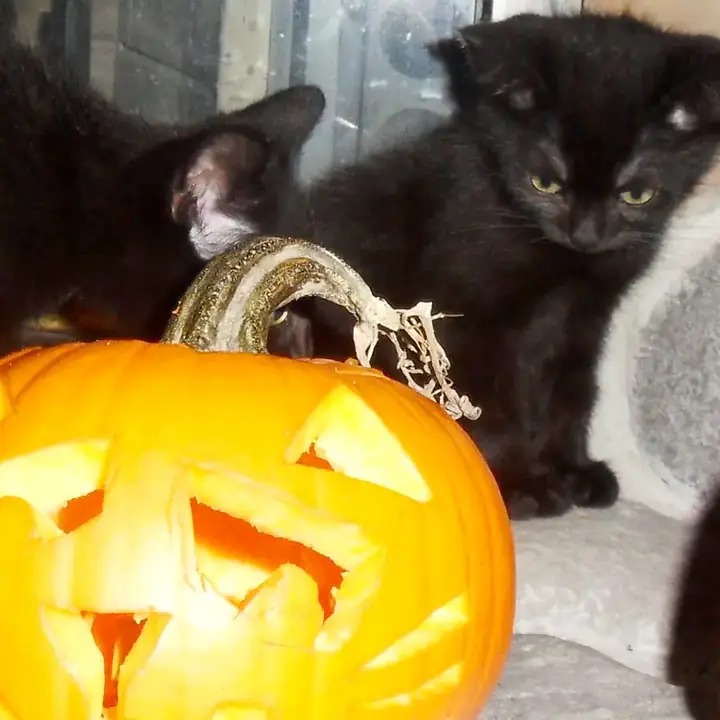
#> input picture assets/promo/cats/a.webp, 720 x 720 px
$ python -i imposter_gen.py   (imports and definitions only)
#> lines starting #> are read from the running program, lines starting #| are printed output that depends on the picture
#> further down, picture is the input picture: PIL image 720x720 RGB; mean R, G, B 148, 127.1, 71.2
#!/usr/bin/env python3
"""Imposter: Spot the AI daily case generator.

Builds one case per date: 6 rounds, each 3 real Wikimedia Commons photos plus
1 AI imposter from the imposter-gen Worker (Workers AI flux-1-schnell).

Non-interactive and idempotent: rerun it any time. It skips finished days,
resumes a half-built day round by round, stays under the free Workers AI
budget (DAILY_NEURON_CAP per UTC day) and always exits 0 unless the setup
itself is broken (missing secret or seasons file), so a nightly job can run it.

Everything that maps a card to real/AI lives in private/ (gitignored). The
repo is public; never move that state anywhere that gets committed.

  python3 gen/imposter_gen.py                       # seed nearest dates first
  python3 gen/imposter_gen.py --from 2026-10-11 --until 2026-11-24
  python3 gen/imposter_gen.py --status
  python3 gen/imposter_gen.py --redo 2026-10-12:3   # new reals + new AI
  python3 gen/imposter_gen.py --redo-ai 2026-10-12:3
  python3 gen/imposter_gen.py --swap 2026-10-12:3:B # replace one real photo
  python3 gen/imposter_gen.py --sheets              # rebuild contact sheets
  python3 gen/imposter_gen.py --apply-vetoes        # swap photos Tony marked bad
  python3 gen/imposter_gen.py --upload-review       # refresh the review page
  python3 gen/imposter_gen.py --prefetch            # fetch pools for seasons in range
  python3 gen/imposter_gen.py --packs               # Case Packs, with what the daily run left
  python3 gen/imposter_gen.py --pack-status         # per pack: generated / approved
  python3 gen/imposter_gen.py --pack-sheets wildlife
  python3 gen/imposter_gen.py --pack-approve wildlife:1,2,3
  python3 gen/imposter_gen.py --pack-redo wildlife:4:2   # case 4, round 2: new photos + new AI

Real photos are approved automatically by a Workers AI vision model (through
the gen Worker) the first time they are considered; photos a human already
passed stay approved. --no-vision falls back to human-approved photos only.
The nightly GitHub Action (.github/workflows/nightly.yml) runs all of this.
"""
import argparse
import datetime as dt
import hashlib
import html
import io
import json
import math
import os
import random
import re
import secrets
import struct
import sys
import time
import urllib.error
import urllib.parse
import urllib.request
from pathlib import Path

from PIL import Image, ImageChops, ImageCms, ImageDraw, ImageFilter, ImageOps, ImageStat

ROOT = Path(__file__).resolve().parent.parent
PRIV = ROOT / "private"
STATE_PATH = PRIV / "state.json"
POOLS = PRIV / "pools"
RAW = PRIV / "raw"
IMG = PRIV / "img"
SHEETS = PRIV / "sheets"
REVIEW = PRIV / "review"
SEASONS_PATH = ROOT / "gen" / "seasons.json"
PACKS_PATH = ROOT / "gen" / "packs.json"
PACK_SHEETS = SHEETS / "packs"

W, H = 960, 720           # every card, real or AI (flux gives 1024, so no upscaling)
QUALITY = 70              # one WebP quality for every card
MAX_REAL_BYTES = 165_000  # skip very detailed photos so a day stays light
NEURONS_PER_IMAGE = 120   # measured: 85 images used the 10,000 free neurons (2026-10-11)
DAILY_NEURON_CAP = int(os.environ.get("IMPOSTER_NEURON_CAP", 9000))  # free tier is 10,000 per UTC day; Workers Paid bills past it
FIRST_DATE = dt.date(2026, 10, 11)
FIRST_CASE_NUMBER = 71
ROUNDS = 6
GEN_URL = os.environ.get("IMPOSTER_GEN_URL", "https://imposter-gen.human-number.workers.dev")
VISION_MODEL = os.environ.get("IMPOSTER_VISION_MODEL", "@cf/google/gemma-4-26b-a4b-it")
# USD per million tokens (input, output), from `wrangler ai models list`.
# Workers AI bills $0.011 per 1,000 neurons, which turns a call's token usage
# into the neurons it took from the free daily 10,000.
VISION_PRICES = {
    "@cf/google/gemma-4-26b-a4b-it": (0.1, 0.3),
    "@cf/meta/llama-4-scout-17b-16e-instruct": (0.27, 0.85),
    "@cf/meta/llama-3.2-11b-vision-instruct": (0.0485, 0.676),
    "@cf/mistralai/mistral-small-3.1-24b-instruct": (0.351, 0.555),
}
VISION_FALLBACK_NEURONS = 60   # charged when a call reports no usage
VISION_RESERVE = 80            # do not start a vision call with less left than this
REVIEW_AHEAD_DAYS = 46
UA = "ImposterGame/1.0 (https://github.com/islandmed/real-or-ai; content generator)"
COMMONS = "https://commons.wikimedia.org/w/api.php"
POOL_MAX_AGE_DAYS = 30

OK_LICENSE = re.compile(r"^(cc0|pd\b|pd-|public domain|cc-by-\d|cc-by-sa-\d|cc by \d|cc by-sa \d|cc-by-sa$|cc-by$)", re.I)
BAD_CATS = re.compile(
    r"painting|drawing|illustration|render|\bcgi\b|3d model|ai[- ]generated|artificial intelligence|midjourney|"
    r"stable diffusion|dall-e|watermark|\blogo|poster|screenshot|diagram|\bmaps?\b|engraving|lithograph|postcard|"
    r"clip ?art|cartoon|comic|digital art|photomontage|collage|composite|black and white|black-and-white|monochrome|"
    r"sepia|grayscale|greyscale|\bscan|infrared|hdr|tilt-shift|fisheye|panoram|stereo|anaglyph|x-ray|"
    r"(18\d\d|19[0-8]\d)s? photographs|photographs by .* in 19[0-8]|historical images|nude|nudity|corpse|dead bodies|refugee|famine|massacre|genocide|war graves|war cemeter|funeral|victims|memorial to|holocaust",
    re.I)
TAG = re.compile(r"<[^>]+>")


def log(*a):
    print(*a, flush=True)


def utc_today():
    return dt.datetime.now(dt.timezone.utc).date()


# ---------------------------------------------------------------- state

# [27 lines left out: functions load_json, save_json, load_state, not called in this run]


# IMPOSTER_AI=hf draws the AI images on Hugging Face's free FLUX.1-schnell
# ZeroGPU space instead of the Worker (needs gradio_client and an HF token in
# HF_TOKEN). Local runs only: it is how a day with no Workers AI quota left
# still makes cases. The Worker budget is then not touched.
HF_MODE = os.environ.get("IMPOSTER_AI", "").lower() == "hf"
HF_SPACE = "black-forest-labs/FLUX.1-schnell"
_hf = {"client": None, "gone": False}


# [35 lines left out: functions neurons_left, charge, budget_gone, load_seasons, season_for, not called in this run]


def season_start(date, season):
    m, d = map(int, season["start"].split("-"))
    return dt.date(date.year, m, d)


# [10 lines left out: functions theme_perm, planned_theme, not called in this run]


def case_number(date):
    return FIRST_CASE_NUMBER + (date - FIRST_DATE).days


# ---------------------------------------------------------------- Commons

# [11 lines left out: function http_get, not called in this run]


def clean(s):
    return html.unescape(TAG.sub("", s or "")).strip()


# [50 lines left out: functions search_pages, to_candidate, not called in this run]


def matches(c, theme):
    return bool(re.search(theme["match"], f"{c['title']} {c.get('cats', '')} {c['desc']}", re.I))


# [73 lines left out: functions strong, get_pool, open_image, crop_43, encode_card, not called in this run]


# ---------------------------------------------------------------- detail matching
# Real photos come from 1600 px Commons thumbnails (crisp after the downscale,
# with sensor grain); FLUX gives a smooth, grain-free 1024 px image. Left alone
# the AI card was the softest of the four in ~61% of rounds (gen/sharpness_audit.py).
# So every card of a round, real or AI, goes through the same steps:
#   1. the same light luminance grain (GRAIN_SIGMA);
#   2. a detail gain s on the band above a Gaussian of DETAIL_RADIUS:
#      s < 0 blends toward the blur (softer), s > 0 is an unsharp mask. A gain
#      scales fine and pixel-level detail together, so a softened photo keeps
#      the same fine/coarse balance a plain Gaussian blur would wreck;
#   3. s is searched so the card's detail, measured on the copy players get
#      (build.shrink_card: WebP, 720 px, WebP), lands on its slot in a narrow
#      band. The AI card's slot (softest .. sharpest) comes from a shuffled
#      bag of 0-3 drawn with the system RNG, the real photos keep their natural
#      order in the other slots. Sharpness then says nothing about which card
#      is the imposter. Nothing here depends on the date or the code alone.
GRAIN_SIGMA = 5.0       # effect_noise sigma, same for all four cards
DETAIL_RADIUS = 2.0     # px at 960 wide
DETAIL_BAND = 0.12      # log spacing between neighbouring slots (~13%)
DETAIL_PULL = 0.1       # band centre: from the AI's detail this far toward the reals' median
DETAIL_SOFT_MAX = 0.85  # most a card is blended toward its blur
DETAIL_SHARP_MAX = 0.8  # strongest unsharp mask (80%)
_SLOT_BAG = []


# [13 lines left out: functions add_grain, detail_gain, not called in this run]


_LAP = ImageFilter.Kernel((3, 3), [0, 1, 0, 1, -4, 1, 0, 1, 0], scale=1, offset=128)


def served_detail(im):
    """log detail of the copy players get: geometric mean of the FIND_EDGES
    and Laplacian variances after WebP -> 720 px -> WebP."""
    buf = io.BytesIO()
    im.save(buf, "WEBP", quality=QUALITY, method=4)
    x = Image.open(io.BytesIO(buf.getvalue())).resize((720, 540), Image.LANCZOS)
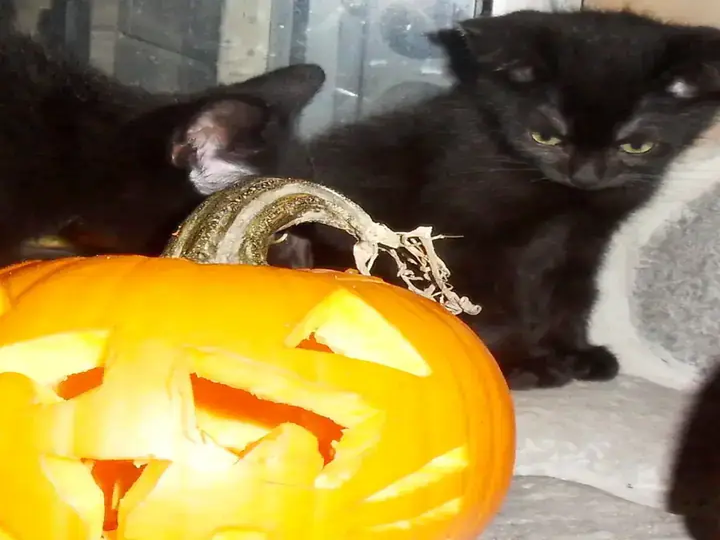
#> x: PIL image 720x540 RGB; mean R, G, B 147.7, 127.2, 71.1
    buf = io.BytesIO()
    x.save(buf, "WEBP", quality=70, method=4)
    g = Image.open(io.BytesIO(buf.getvalue())).convert("L")
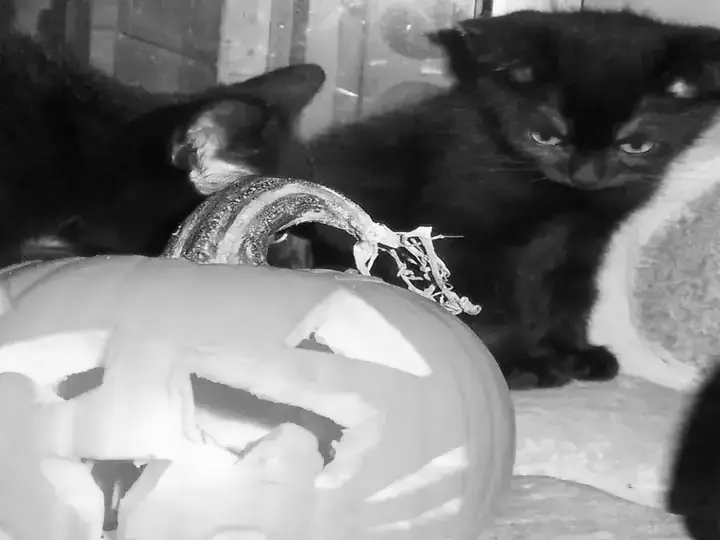
#> g: PIL image 720x540 L; min 4, max 255, mean 127
    e = ImageStat.Stat(g.filter(ImageFilter.FIND_EDGES)).var[0]
#> e = 717
    lap = ImageStat.Stat(g.filter(_LAP)).var[0]
#> lap = 263.5
    return 0.5 * (math.log(max(e, 1e-3)) + math.log(max(lap, 1e-3)))


# [72 lines left out: functions fit_detail, next_slot, match_detail, match_one, pad_webp, not called in this run]


def padded_size(sizes):
    base = max(sizes) + 8 + 18 + 16
    return (base + 1023) // 1024 * 1024


# [75 lines left out: functions image_ok, describe_light, ref_phrase, build_prompt, gen_ai_hf, gen_ai and 1 more, not called in this run]


# ---------------------------------------------------------------- vision approval
# A real photo is used only when it (a) clearly shows the theme, (b) is not a
# mushroom, ruin or tree growth standing in for it (the past failures), (c) is
# safe for a family audience and (d) is a photograph. Any doubt, any parse
# failure and any unexpected answer is a rejection.

# Off until the filter's false-approval rate is measured on Tony's hand-judged
# photos: IMPOSTER_VISION=on (repo variable for the Action) turns it on.
VISION_ON = os.environ.get("IMPOSTER_VISION", "off").lower() == "on"

VISION_SYSTEM = ("You are a strict photo editor for a family-friendly daily photo quiz. You look at one image and "
                 "answer only with the requested JSON. If you are unsure about anything, set confident to false.")

VISION_SCHEMA = {
    "type": "object",
    "properties": {
        "subject": {"type": "string"},
        "is_photograph": {"type": "boolean"},
        "shows_theme": {"type": "boolean"},
        "stand_in": {"type": "boolean"},
        "unsafe": {"type": "boolean"},
        "confident": {"type": "boolean"},
    },
    "required": ["subject", "is_photograph", "shows_theme", "stand_in", "unsafe", "confident"],
}

# Words in the model's own description of the subject that reject a photo
# whatever the booleans say.
VISION_DENY = re.compile(r"mushroom|fung|toadstool|\bruin|rubble|\bburl|\bgall\b|growth on|tree growth|\bblood|corpse|"
                         r"carcass|\bnude|naked|\bdead\b|injur|\bwound|drawing|painting|illustration|render", re.I)


# [96 lines left out: functions theme_brief, vision_prompt, vision_jpeg_b64, parse_verdict, verdict_ok, vision_neurons and 2 more, not called in this run]


def credit_for(c):
    return {"artist": c["artist"], "license": c["license"], "licenseUrl": c["licenseUrl"],
            "source": c["page"], "title": re.sub(r"^File:|\.[a-z]{3,4}$", "", c["title"], flags=re.I)}


# [64 lines left out: functions candidates, pick_reals, not called in this run]


def available(theme, state):
    return len(candidates(theme, state))


# [100 lines left out: functions make_ai, build_round, drop_round_files, not called in this run]


def themes_by_key(season):
    return {t["key"]: t for t in season["themes"]}


# [51 lines left out: functions choose_theme, seed_day, not called in this run]


def day_done(day):
    return bool(day) and all(day["rounds"])


# ---------------------------------------------------------------- redo

# [286 lines left out: functions parse_target, redo, contact_sheet, review_sheets, decide, place_card and 3 more, not called in this run]


# ---------------------------------------------------------------- review page

def review_hash(day):
    h = hashlib.sha256(json.dumps([[r["theme"]] + [[c["file"], c["ai"]] for c in r["cards"]] for r in day["rounds"]]).encode())
    return h.hexdigest()[:20]


# [111 lines left out: functions review_payload, upload_review, replace_dropped, prefetch, load_packs, pack_by_id and 1 more, not called in this run]


def case_id(n):
    return f"{int(n):02d}"


def pack_done_cases(pack, state):
    cases = pack_state(state, pack["id"])["cases"]
    return [n for n in range(1, pack["cases"] + 1) if day_done(cases.get(case_id(n)))]


# [59 lines left out: functions pack_live, pack_perm, choose_pack_theme, seed_pack_case, not called in this run]


def pack_sheet_path(pid, n):
    return PACK_SHEETS / pid / f"{case_id(n)}.jpg"


PACK_WAIT_DAYS = 7


# [247 lines left out: functions daily_pending, run_packs, pack_status, pack_sheets, parse_case_list, pack_approve and 2 more, not called in this run]


# [2 lines not run here, left out]

>>> from PIL import Image
>>> picture = Image.open('../assets/promo/cats/a.webp')
>>> result = served_detail(picture)
#> result = 6.07
